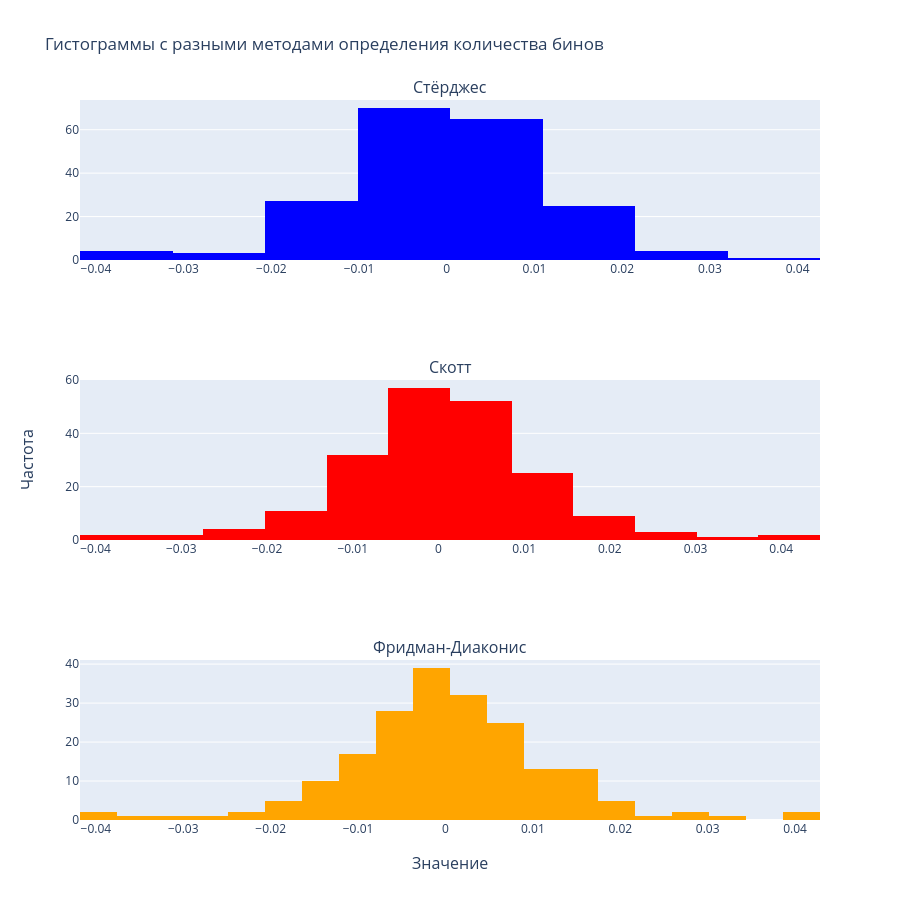

Notebook code cell kept with this figure:
### Code cell
sigma_hat = np.std(variation_series_x1, ddof=1)
IQR = np.percentile(variation_series_x1, 75) - np.percentile(variation_series_x1, 25)
xmin, xmax = np.min(variation_series_x1), np.max(variation_series_x1)

# Стёрджес
k_sturges = 1 + int(np.log2(N))

# Скотт
h_scott = 3.5 * sigma_hat * N**(-1/3)
k_scott = int(np.ceil((xmax - xmin) / h_scott))

# Фридман-Диаконис
h_fd = 2 * IQR * N**(-1/3)
k_fd = int(np.ceil((xmax - xmin) / h_fd))

x1_h = h_fd
x1_k = k_fd

print(f'Количество бинов по Стёрджесу: {k_sturges}')
print(f'Количество бинов по Скотту: {k_scott}')
print(f'Количество бинов по Фридману-Диаконису: {k_fd}')

fig = make_subplots(
    rows=3, 
    cols=1,
    subplot_titles=(
        'Стёрджес',
        'Скотт',
        'Фридман-Диаконис'
    ),
    x_title='Значение',
    y_title='Частота'
)

fig.add_trace(
    go.Histogram(
        x=variation_series_x1, 
        xbins=dict(
            start=xmin,
            end=xmax,
            size=(xmax - xmin) / k_sturges 
        ), 
        name='Стёрджес', 
        marker_color='blue'),
    row=1, col=1
)

fig.add_trace(
    go.Histogram(
        x=variation_series_x1, 
        xbins=dict(
            start=xmin,
            end=xmax,
            size=h_scott
        ), 
        name='Скотт', 
        marker_color='red'),
    row=2, col=1
)

fig.add_trace(
    go.Histogram(
        x=variation_series_x1, 
        xbins=dict(
            start=xmin,
            end=xmax,
            size=h_fd
        ), 
        name='Фридман-Диаконис', 
        marker_color='orange'),
    row=3, col=1
)

fig.update_layout(
    height=900,
    showlegend=False,
    title_text='Гистограммы с разными методами определения количества бинов'
)

fig.show()

### Figure 1 — Plotly figure (JSON) as saved in the notebook; plotly's stock layout.template omitted (floating-point values rounded to 4 significant figures; data arrays with more than 128 entries replaced by an {"elided": "..."} marker saying what was removed)
{"data": [{"marker": {"color": "blue"}, "name": "Стёрджес", "type": "histogram", "x": {"elided": "200 float values"}, "xaxis": "x", "xbins": {"end": 0.04255, "size": 0.01055, "start": -0.04182}, "yaxis": "y"}, {"marker": {"color": "red"}, "name": "Скотт", "type": "histogram", "x": {"elided": "200 float values"}, "xaxis": "x2", "xbins": {"end": 0.04255, "size": 0.007195, "start": -0.04182}, "yaxis": "y2"}, {"marker": {"color": "orange"}, "name": "Фридман-Диаконис", "type": "histogram", "x": {"elided": "200 float values"}, "xaxis": "x3", "xbins": {"end": 0.04255, "size": 0.004233, "start": -0.04182}, "yaxis": "y3"}], "layout": {"annotations": [{"font": {"size": 16}, "showarrow": false, "text": "Стёрджес", "x": 0.5, "xanchor": "center", "xref": "paper", "y": 1, "yanchor": "bottom", "yref": "paper"}, {"font": {"size": 16}, "showarrow": false, "text": "Скотт", "x": 0.5, "xanchor": "center", "xref": "paper", "y": 0.6111, "yanchor": "bottom", "yref": "paper"}, {"font": {"size": 16}, "showarrow": false, "text": "Фридман-Диаконис", "x": 0.5, "xanchor": "center", "xref": "paper", "y": 0.2222, "yanchor": "bottom", "yref": "paper"}, {"font": {"size": 16}, "showarrow": false, "text": "Значение", "x": 0.5, "xanchor": "center", "xref": "paper", "y": 0, "yanchor": "top", "yref": "paper", "yshift": -30}, {"font": {"size": 16}, "showarrow": false, "text": "Частота", "textangle": -90, "x": 0, "xanchor": "right", "xref": "paper", "xshift": -40, "y": 0.5, "yanchor": "middle", "yref": "paper"}], "height": 900, "showlegend": false, "title": {"text": "Гистограммы с разными методами определения количества бинов"}, "xaxis": {"anchor": "y", "domain": [0, 1]}, "xaxis2": {"anchor": "y2", "domain": [0, 1]}, "xaxis3": {"anchor": "y3", "domain": [0, 1]}, "yaxis": {"anchor": "x", "domain": [0.7778, 1]}, "yaxis2": {"anchor": "x2", "domain": [0.3889, 0.6111]}, "yaxis3": {"anchor": "x3", "domain": [0, 0.2222]}}}
